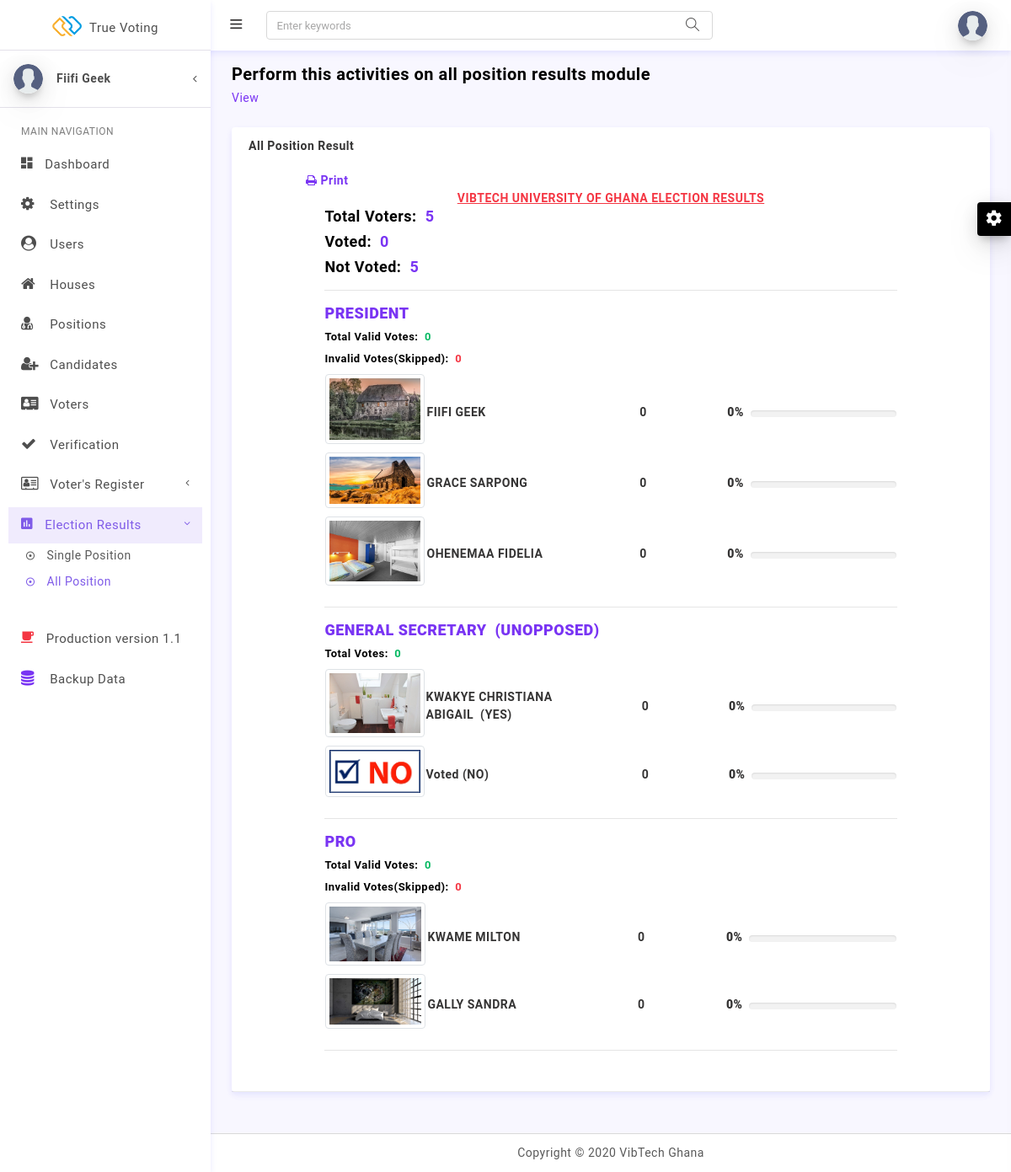
The app's page /admin/all-results.php (signed in) with its own data.
### tables this page shows
CREATE TABLE `general_settings` (
  `id` int(11) NOT NULL,
  `name` varchar(255) DEFAULT NULL,
  `timer` varchar(191) DEFAULT NULL
);

CREATE TABLE `positions` (
  `id` int(11) NOT NULL,
  `name` varchar(191) NOT NULL,
  `criteria` varchar(191) NOT NULL,
  `type` varchar(191) NOT NULL,
  `maxcon` int(11) NOT NULL,
  `created_at` timestamp NULL DEFAULT NULL
);

CREATE TABLE `candidates` (
  `id` int(11) NOT NULL,
  `name` varchar(191) NOT NULL,
  `position` varchar(191) NOT NULL,
  `gender` varchar(191) NOT NULL,
  `house` varchar(191) DEFAULT NULL,
  `vote` int(11) NOT NULL DEFAULT 0,
  `image` varchar(191) DEFAULT NULL,
  `created_at` timestamp NULL DEFAULT NULL
);

### models/DBLayer.php (called while the page is built, shortened)
<?php
    class DB {
        public static function connection()
        {
            try{
                $con=new PDO('mysql:host=localhost;dbname=truevoting;charset=utf8mb4', 'root', '');
                $con->setAttribute(PDO::ATTR_ERRMODE, PDO::ERRMODE_EXCEPTION);
                $con->setAttribute(PDO::ATTR_EMULATE_PREPARES, false);
                return $con;
            }catch(PDOException $ex){
                return "Connection Error ";
            }
        }
    }
    class Model {
        public static function all(string $tableName)
        {
            $con = DB::connection();
            try{
                $query = "SELECT * FROM ".$tableName." ORDER BY id";
                $stmt=$con->prepare($query);
                $stmt->execute();
                $rows=$stmt->fetchAll();
                return $rows;
            }catch(PDOException $ex){
                return 'Something went wrong';
            }
        }
        public static function first($query, array $param)
        {
            $con = DB::connection();
            try{
                $stmt=$con->prepare($query);
                $stmt->execute($param);
                $row=$stmt->fetch();
                return $row;
            }catch(PDOException $ex){
                return 'Something went wrong';
            }
        }
        public static function filter($query,array $param)
        {
            $con = DB::connection();
            try{
                $stmt=$con->prepare($query);
                $stmt->execute($param);
                $rows=$stmt->fetchAll();
                return $rows;
            }catch(PDOException $ex){
                return 'Something went wrong';
            }
        }
        public static function count($query)
        {
            $con = DB::connection();
            try{
                $stmt=$con->prepare($query);
                $stmt->execute();
                $row=$stmt->fetch();
                return $row['COUNT(*)'];
            }catch(PDOException $ex){
                return 'Something went wrong';
            }
        }
        public static function countWhere($query, array $param)
        {
            $con = DB::connection();
            try{
                $stmt=$con->prepare($query);
                $stmt->execute($param);
                $row=$stmt->fetch();
                return $row['COUNT(*)'];
            }catch(PDOException $ex){
                return 'Something went wrong';
            }
        }
        public static function sumWhere(string $columnName, string $tableName, string $whereClause, array $param)
        {
            $con = DB::connection();
            try{
                $stmt=$con->prepare("SELECT SUM(".$columnName.") FROM ".$tableName." ".$whereClause);
                $stmt->execute($param);
                $row=$stmt->fetch();
                return $row['SUM('.$columnName.')'];
            }catch(PDOException $ex){
                return 'Something went wrong';
            }
        }
    }

### admin/all-results.php (the view, shortened to what this page needs)
<!DOCTYPE html>
<html lang="en">
<head>
<?php $title = 'All Position Results'; include('../layouts/admin-head.php'); ?>
</head>
<body>
<?php include('../layouts/admin-menus.php'); ?>
<div class="row pt-2 pb-2">
    <div class="col-sm-9">
        <h4 class="page-title">Perform this activities on all position results module</h4>
        <ol class="breadcrumb">
            <li class="breadcrumb-item"><a href="javaScript:void();">View</a></li>
        </ol>
    </div>
</div>
<?php require_once("../models/DBLayer.php");
    $totalVoters = Model::count("SELECT COUNT(*) FROM voters");
    $countVoted = Model::countWhere("SELECT COUNT(*) FROM voters WHERE status=:s", array(':s'=>true));
    $countNotVoted = Model::countWhere("SELECT COUNT(*) FROM voters WHERE status=:s", array(':s'=>false));
    $positions = Model::all('positions');
    $gs = Model::first("SELECT * FROM general_settings WHERE id=:id", array(':id'=>1));
?>
<div class="row">
    <div class="col-lg-12">
      <div class="card">
        <div class="card-header">
            All Position Result
        <div class="card-body">
            <div class="row">
                <div class="col-sm-12"><a href="javascript:void(0);" class="mb-2 ml-5 btn_print"><i class="fa fa-print"></i> Print</a></div>
                <div class="col-sm-1"></div>
                <div class="col-sm-10" id="printOut">
                    <div class="text-center"><span class="text-danger text-uppercase" style="text-decoration: underline"><?php echo $gs['name']; ?> Election Results</span></div>
                    <h5>Total Voters:&nbsp;&nbsp;<span class="text-primary"><?php echo $totalVoters; ?></span></h5>
                    <h5>Voted:&nbsp;&nbsp;<span class="text-primary"><?php echo $countVoted; ?></span></h5>
                    <h5>Not Voted:&nbsp;&nbsp;<span class="text-primary"><?php echo $countNotVoted; ?></span></h5>
                    <hr>
                    <?php
                    if(count($positions)>0){
                    foreach($positions as $post){
                        if($post['criteria']=='General' && $post['type']=="All"){
                            $candidates = Model::filter("SELECT * FROM candidates WHERE position=:p", array(':p'=>$post['name']));
                            $sumVotes = Model::sumWhere("vote", "candidates", "WHERE position=:p", array(':p'=>$post['name']));
                            if(count($candidates)>1){ ?>
                            <h5><strong class="text-primary text-uppercase"><?php echo $post['name']; ?></strong></h5>
                            <h6 style="font-size: 13px">Total Valid Votes:&nbsp;&nbsp;<span class="text-success"><?php echo $sumVotes; ?></span></h6>
                            <h6 style="font-size: 13px">Invalid Votes(Skipped):&nbsp;&nbsp;<span class="text-danger"><?php echo $countVoted-$sumVotes; ?></span></h6>
                            <table class="">
                            <?php
                                foreach($candidates as $can){ ?>
                                    <tr>
                                        <td width="150px"><img src="../assets/images/candidates/<?php echo $can['image']; ?>" class="img-thumbnail mb-2" height="140" width="140" alt="<?php echo $can['name']; ?>" /></td>
                                        <td width="300px"><?php echo $can['name']; ?></td>
                                        <td width="130px"><?php echo $can['vote']; ?></td>
                                        <td width="250px">
                                            <span class="pull-left mr-2"><strong><?php echo ($sumVotes!=0)? round(100*($can['vote']/$sumVotes),2):0; ?>%</strong></span>
                                            <div class="progress-wrapper hidden-print">
                                                <div class="progress mt-2">
                                                </div>
                                            </div>
                                        </td>
                                    </tr>
                            <?php } ?>
                            </table> <hr>
                            <?php }else{ ?>
                            <h5><strong class="text-primary text-uppercase"><?php echo $post['name']; ?>&nbsp;&nbsp;(Unopposed)</strong></h5>
                            <h6 style="font-size: 13px">Total Votes:&nbsp;&nbsp;<span class="text-success"><?php echo $countVoted; ?></span></h6>
                            <table class="">
                            <?php
                                foreach($candidates as $can){ ?>
                                    <tr>
                                        <td width="150px"><img src="../assets/images/candidates/<?php echo $can['image']; ?>" class="img-thumbnail mb-2" height="140" width="140" alt="<?php echo $can['name']; ?>" /></td>
                                        <td width="300px"><?php echo $can['name']; ?>&nbsp;&nbsp;(YES)</td>
                                        <td width="130px"><?php echo $can['vote']; ?></td>
                                        <td width="250px">
                                            <span class="pull-left mr-2"><strong><?php echo ($sumVotes!=0)? round(100*($can['vote']/$countVoted),2):0; ?>%</strong></span>
                                            <div class="progress-wrapper hidden-print">
                                                <div class="progress mt-2">
                                                </div>
                                            </div>
                                        </td>
                                    </tr>
                                    <tr>
                                        <td width="150px"><img src="../assets/images/no-vote.jpg" class="img-thumbnail mb-2" height="140" width="140" alt="<?php echo $can['name']; ?>" /></td>
                                        <td width="300px">Voted (NO)</td>
                                        <td width="130px"><?php echo ($countVoted-$sumVotes); ?></td>
                                        <td width="250px">
                                            <span class="pull-left mr-2"><strong><?php echo ($sumVotes!=0)? round(100*(($countVoted-$sumVotes)/$countVoted),2):0; ?>%</strong></span>
                                            <div class="progress-wrapper hidden-print">
                                                <div class="progress mt-2">
                                                </div>
                                            </div>
                                        </td>
                                    </tr>
                            <?php  } ?>
                            </table><hr>
                        <?php }
                        }
                    }
                    }
                    ?>
                </div>
            </div>
        </div>
      </div>
    </div>
</div>
<?php include('../layouts/admin-footer.php'); ?>
</body>
</html>

### records on screen
general_settings: name "VIBTECH UNIVERSITY OF GHANA"
positions: name "PRESIDENT", sumVotes "0"
candidates: image (picture), name "FIIFI GEEK", vote "0"
candidates: image (picture), name "GRACE SARPONG", vote "0"
candidates: image (picture), name "OHENEMAA FIDELIA", vote "0"
positions: name "GENERAL SECRETARY", countVoted "0"
candidates: image (picture), name "KWAKYE CHRISTIANA ABIGAIL", vote "0", sumVotes "0"
positions: name "PRO", sumVotes "0"
candidates: image (picture), name "KWAME MILTON", vote "0"
candidates: image (picture), name "GALLY SANDRA", vote "0"

### other values on screen
$user['name'] "Fiifi Geek"
$totalVoters "5"
$countVoted "0"
$countNotVoted "5"
